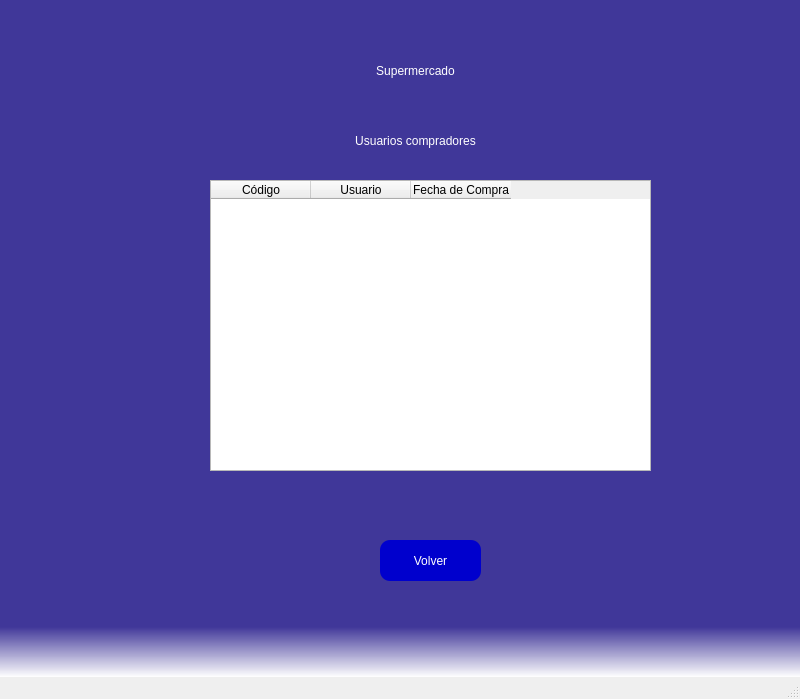
<?xml version="1.0" encoding="UTF-8"?>
<ui version="4.0">
 <class>MainWindow</class>
 <widget class="QMainWindow" name="MainWindow">
  <property name="geometry">
   <rect>
    <x>0</x>
    <y>0</y>
    <width>800</width>
    <height>699</height>
   </rect>
  </property>
  <property name="windowTitle">
   <string>MainWindow</string>
  </property>
  <property name="styleSheet">
   <string notr="true">QWidget#centralwidget{

	background-color: qlineargradient(spread:pad, x1:0, y1:0.925818, x2:0, y2:1, stop:0 rgba(12, 0, 127, 196), stop:1 rgba(255, 255, 255, 255));
}</string>
  </property>
  <widget class="QWidget" name="centralwidget">
   <widget class="QLabel" name="label">
    <property name="geometry">
     <rect>
      <x>250</x>
      <y>40</y>
      <width>331</width>
      <height>61</height>
     </rect>
    </property>
    <property name="styleSheet">
     <string notr="true">font: 36pt &quot;MS Shell Dlg 2&quot;;
color: rgb(255, 255, 255);</string>
    </property>
    <property name="text">
     <string>Supermercado</string>
    </property>
    <property name="alignment">
     <set>Qt::AlignCenter</set>
    </property>
   </widget>
   <widget class="QPushButton" name="buttonVolver">
    <property name="geometry">
     <rect>
      <x>380</x>
      <y>540</y>
      <width>101</width>
      <height>41</height>
     </rect>
    </property>
    <property name="styleSheet">
     <string notr="true">font: 87 9pt &quot;Arial Black&quot;;
font: 10pt &quot;MS Shell Dlg 2&quot;;
background-color: qlineargradient(spread:pad, x1:1, y1:0, x2:1, y2:0, stop:0 rgba(0, 0, 205, 255), stop:1 rgba(255, 255, 255, 255));
color: rgb(255, 255, 255);
border-radius:10px;</string>
    </property>
    <property name="text">
     <string>Volver</string>
    </property>
   </widget>
   <widget class="QLabel" name="label_3">
    <property name="geometry">
     <rect>
      <x>250</x>
      <y>110</y>
      <width>331</width>
      <height>61</height>
     </rect>
    </property>
    <property name="styleSheet">
     <string notr="true">font: 20pt &quot;MS Shell Dlg 2&quot;;
color: rgb(255, 255, 255);</string>
    </property>
    <property name="text">
     <string>Usuarios compradores</string>
    </property>
    <property name="alignment">
     <set>Qt::AlignCenter</set>
    </property>
   </widget>
   <widget class="QTableWidget" name="tableWidget">
    <property name="geometry">
     <rect>
      <x>210</x>
      <y>180</y>
      <width>441</width>
      <height>291</height>
     </rect>
    </property>
    <column>
     <property name="text">
      <string>Código</string>
     </property>
    </column>
    <column>
     <property name="text">
      <string>Usuario</string>
     </property>
    </column>
    <column>
     <property name="text">
      <string>Fecha de Compra</string>
     </property>
    </column>
   </widget>
  </widget>
  <widget class="QMenuBar" name="menubar">
   <property name="geometry">
    <rect>
     <x>0</x>
     <y>0</y>
     <width>800</width>
     <height>21</height>
    </rect>
   </property>
  </widget>
  <widget class="QStatusBar" name="statusbar"/>
 </widget>
 <resources/>
 <connections/>
</ui>
